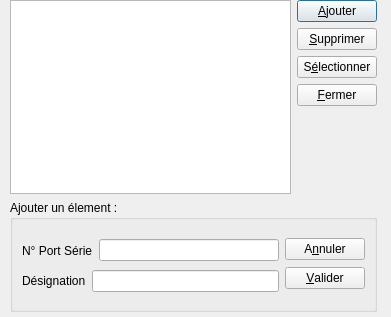
<?xml version="1.0" encoding="UTF-8"?>
<ui version="4.0">
 <class>Dlg_Port_Serie</class>
 <widget class="QDialog" name="Dlg_Port_Serie">
  <property name="geometry">
   <rect>
    <x>0</x>
    <y>0</y>
    <width>391</width>
    <height>317</height>
   </rect>
  </property>
  <property name="windowTitle">
   <string>Dialog</string>
  </property>
  <widget class="QWidget" name="layoutWidget">
   <property name="geometry">
    <rect>
     <x>10</x>
     <y>0</y>
     <width>367</width>
     <height>312</height>
    </rect>
   </property>
   <layout class="QGridLayout" name="gridLayout">
    <item row="0" column="0">
     <widget class="QTableView" name="tableView">
      <property name="horizontalScrollBarPolicy">
       <enum>Qt::ScrollBarAsNeeded</enum>
      </property>
      <property name="alternatingRowColors">
       <bool>true</bool>
      </property>
      <property name="selectionMode">
       <enum>QAbstractItemView::SingleSelection</enum>
      </property>
      <property name="selectionBehavior">
       <enum>QAbstractItemView::SelectRows</enum>
      </property>
     </widget>
    </item>
    <item row="0" column="1">
     <layout class="QVBoxLayout" name="verticalLayout">
      <item>
       <widget class="QPushButton" name="button_Ajouter">
        <property name="text">
         <string>&amp;Ajouter</string>
        </property>
       </widget>
      </item>
      <item>
       <widget class="QPushButton" name="button_Supprimer">
        <property name="text">
         <string>&amp;Supprimer</string>
        </property>
       </widget>
      </item>
      <item>
       <widget class="QPushButton" name="button_Selectionner">
        <property name="text">
         <string>S&amp;électionner</string>
        </property>
       </widget>
      </item>
      <item>
       <widget class="QPushButton" name="button_Fermer">
        <property name="text">
         <string>&amp;Fermer</string>
        </property>
       </widget>
      </item>
      <item>
       <spacer name="verticalSpacer">
        <property name="orientation">
         <enum>Qt::Vertical</enum>
        </property>
        <property name="sizeHint" stdset="0">
         <size>
          <width>20</width>
          <height>40</height>
         </size>
        </property>
       </spacer>
      </item>
     </layout>
    </item>
    <item row="1" column="0" colspan="2">
     <widget class="QGroupBox" name="gb_edit_champs">
      <property name="sizePolicy">
       <sizepolicy hsizetype="Preferred" vsizetype="Fixed">
        <horstretch>0</horstretch>
        <verstretch>0</verstretch>
       </sizepolicy>
      </property>
      <property name="minimumSize">
       <size>
        <width>0</width>
        <height>112</height>
       </size>
      </property>
      <property name="maximumSize">
       <size>
        <width>16777215</width>
        <height>112</height>
       </size>
      </property>
      <property name="title">
       <string>Ajouter un élement :</string>
      </property>
      <layout class="QGridLayout" name="gridLayout_2">
       <item row="0" column="0">
        <layout class="QVBoxLayout" name="verticalLayout_3">
         <item>
          <layout class="QHBoxLayout" name="horizontalLayout">
           <item>
            <widget class="QLabel" name="label">
             <property name="sizePolicy">
              <sizepolicy hsizetype="Fixed" vsizetype="Fixed">
               <horstretch>0</horstretch>
               <verstretch>0</verstretch>
              </sizepolicy>
             </property>
             <property name="minimumSize">
              <size>
               <width>62</width>
               <height>27</height>
              </size>
             </property>
             <property name="text">
              <string>N° Port Série</string>
             </property>
            </widget>
           </item>
           <item>
            <widget class="QLineEdit" name="lineEdit_NoPortSerie"/>
           </item>
          </layout>
         </item>
         <item>
          <layout class="QHBoxLayout" name="horizontalLayout_2">
           <item>
            <widget class="QLabel" name="label_2">
             <property name="sizePolicy">
              <sizepolicy hsizetype="Fixed" vsizetype="Fixed">
               <horstretch>0</horstretch>
               <verstretch>0</verstretch>
              </sizepolicy>
             </property>
             <property name="minimumSize">
              <size>
               <width>62</width>
               <height>0</height>
              </size>
             </property>
             <property name="text">
              <string>Désignation</string>
             </property>
            </widget>
           </item>
           <item>
            <widget class="QLineEdit" name="lineEdit_Designation"/>
           </item>
          </layout>
         </item>
        </layout>
       </item>
       <item row="0" column="1">
        <layout class="QVBoxLayout" name="verticalLayout_2">
         <item>
          <widget class="QPushButton" name="button_Annuler">
           <property name="text">
            <string>A&amp;nnuler</string>
           </property>
          </widget>
         </item>
         <item>
          <widget class="QPushButton" name="button_Valider">
           <property name="text">
            <string>&amp;Valider</string>
           </property>
          </widget>
         </item>
        </layout>
       </item>
      </layout>
     </widget>
    </item>
   </layout>
  </widget>
 </widget>
 <resources/>
 <connections/>
</ui>
